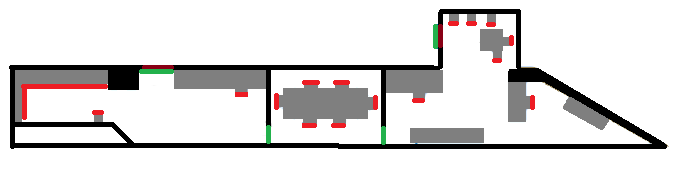
#> input picture data/fp1_code.png, 689 x 184 px
$ python test_plt_osp.py
#> lines starting #> are read from the running program, lines starting #| are printed output that depends on the picture
# -*- coding: utf-8 -*-
"""
Created on Wed Sep 14 14:55:21 2022

@author: Admin
"""
import matplotlib.patches as patches
from PIL import Image
import matplotlib.pyplot as plt

img_file = './data/fp1_code.png'
img = Image.open(img_file)
#> img is the input picture: PIL image 689x184 RGBA; mean R, G, B, A 222.7, 220.4, 220.2, 255

fig,ax = plt.subplots()
ax.imshow(img)

rect = patches.Rectangle((320,110), 57,57,linewidth=1, edgecolor='r', facecolor='none')

ax.add_patch(rect)
rect = patches.Rectangle((120,110), 57,57,linewidth=1, edgecolor='r', facecolor='none')

ax.add_patch(rect)
fig.show()
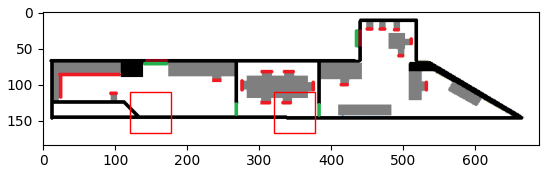
#> figure drawn by matplotlib, 1 panel

$ run again, with data/baseColor.png copied over data/fp1_code.png
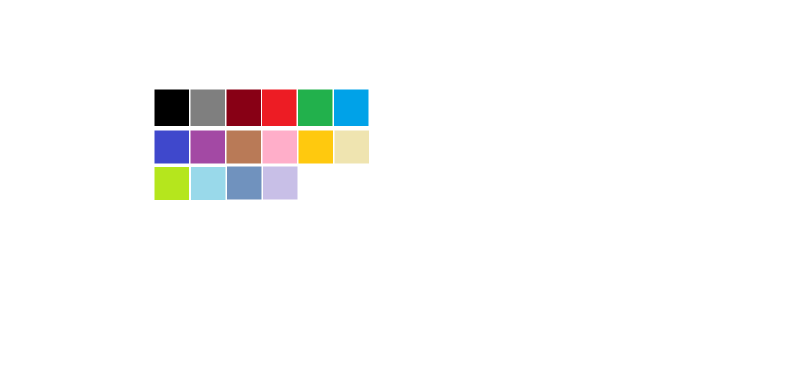
#> input picture data/baseColor.png, 1576 x 782 px (shown at 1/2 size)
#> img is the input picture: PIL image 1576x782 RGBA; mean R, G, B, A 248.2, 247.5, 247, 255
#> `fig.show()`:
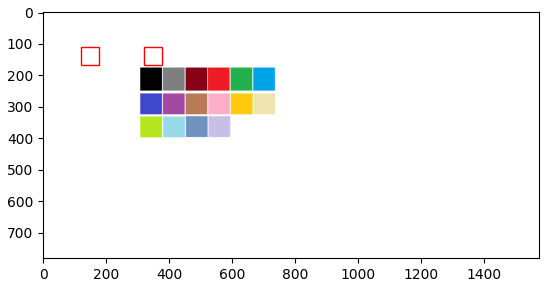
#> figure drawn by matplotlib, 1 panel
